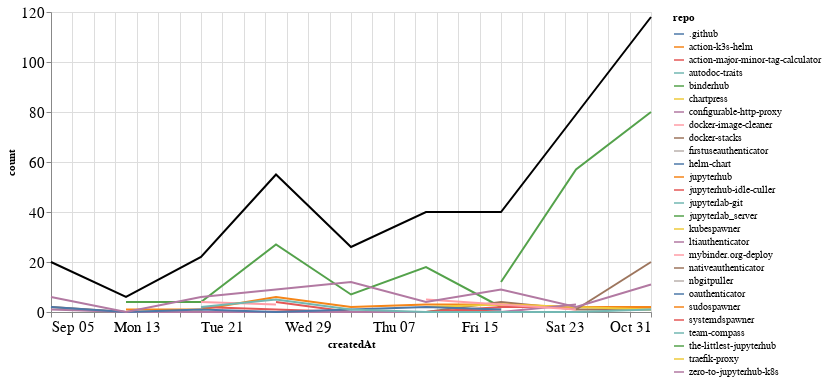

The code cell stored with this chart in its notebook:
### Markdown cell above
### Comments

### Code cell
comments_time = comments.groupby('repo').resample('W', on='createdAt').count()['author'].reset_index()
comments_time = comments_time.rename(columns={'author': 'count'})
comments_time_total = comments_time.groupby('createdAt').agg({"count": "sum"}).reset_index()
ch1 = alt.Chart(comments_time, width=600).mark_line().encode(
    x='createdAt',
    y='count',
    color='repo',
    tooltip="repo"
)

ch2 = alt.Chart(comments_time_total, width=600).mark_line(color="black").encode(
    x='createdAt',
    y='count',
)

ch1 + ch2

### Figure 1 — Vega-Lite specification as saved in the notebook (floating-point values rounded to 4 significant figures)
{"config": {"axisLeft": {"labelFontSize": 15}, "axisBottom": {"labelFontSize": 15}}, "layer": [{"data": {"name": "data-9502202456a95183d75f5f04c65475dc"}, "mark": "line", "encoding": {"color": {"type": "nominal", "field": "repo"}, "tooltip": {"type": "nominal", "field": "repo"}, "x": {"type": "temporal", "field": "createdAt"}, "y": {"type": "quantitative", "field": "count"}}, "width": 600}, {"data": {"name": "data-6dcb0655064977e7a403cc8320c0d18f"}, "mark": {"type": "line", "color": "black"}, "encoding": {"x": {"type": "temporal", "field": "createdAt"}, "y": {"type": "quantitative", "field": "count"}}, "width": 600}], "$schema": "https://vega.github.io/schema/vega-lite/v4.8.1.json", "datasets": {"data-9502202456a95183d75f5f04c65475dc": [{"repo": ".github", "createdAt": "2021-10-24T00:00:00", "count": 1}, {"repo": "action-k3s-helm", "createdAt": "2021-10-10T00:00:00", "count": 5}, {"repo": "action-major-minor-tag-calculator", "createdAt": "2021-09-26T00:00:00", "count": 4}, {"repo": "action-major-minor-tag-calculator", "createdAt": "2021-10-03T00:00:00", "count": 0}, {"repo": "action-major-minor-tag-calculator", "createdAt": "2021-10-10T00:00:00", "count": 0}, {"repo": "action-major-minor-tag-calculator", "createdAt": "2021-10-17T00:00:00", "count": 1}, {"repo": "autodoc-traits", "createdAt": "2021-10-24T00:00:00", "count": 1}, {"repo": "binderhub", "createdAt": "2021-09-12T00:00:00", "count": 4}, {"repo": "binderhub", "createdAt": "2021-09-19T00:00:00", "count": 4}, {"repo": "binderhub", "createdAt": "2021-09-26T00:00:00", "count": 27}, {"repo": "binderhub", "createdAt": "2021-10-03T00:00:00", "count": 7}, {"repo": "binderhub", "createdAt": "2021-10-10T00:00:00", "count": 18}, {"repo": "binderhub", "createdAt": "2021-10-17T00:00:00", "count": 2}, {"repo": "chartpress", "createdAt": "2021-09-05T00:00:00", "count": 2}, {"repo": "configurable-http-proxy", "createdAt": "2021-09-19T00:00:00", "count": 2}, {"repo": "docker-image-cleaner", "createdAt": "2021-09-19T00:00:00", "count": 4}, {"repo": "docker-image-cleaner", "createdAt": "2021-09-26T00:00:00", "count": 3}, {"repo": "docker-stacks", "createdAt": "2021-09-05T00:00:00", "count": 2}, {"repo": "docker-stacks", "createdAt": "2021-09-12T00:00:00", "count": 0}, {"repo": "docker-stacks", "createdAt": "2021-09-19T00:00:00", "count": 0}, {"repo": "docker-stacks", "createdAt": "2021-09-26T00:00:00", "count": 0}, {"repo": "docker-stacks", "createdAt": "2021-10-03T00:00:00", "count": 0}, {"repo": "docker-stacks", "createdAt": "2021-10-10T00:00:00", "count": 0}, {"repo": "docker-stacks", "createdAt": "2021-10-17T00:00:00", "count": 4}, {"repo": "docker-stacks", "createdAt": "2021-10-24T00:00:00", "count": 1}, {"repo": "docker-stacks", "createdAt": "2021-10-31T00:00:00", "count": 1}, {"repo": "firstuseauthenticator", "createdAt": "2021-10-31T00:00:00", "count": 2}, {"repo": "helm-chart", "createdAt": "2021-10-10T00:00:00", "count": 1}, {"repo": "jupyterhub", "createdAt": "2021-09-12T00:00:00", "count": 1}, {"repo": "jupyterhub", "createdAt": "2021-09-19T00:00:00", "count": 1}, {"repo": "jupyterhub", "createdAt": "2021-09-26T00:00:00", "count": 6}, {"repo": "jupyterhub", "createdAt": "2021-10-03T00:00:00", "count": 2}, {"repo": "jupyterhub", "createdAt": "2021-10-10T00:00:00", "count": 3}, {"repo": "jupyterhub", "createdAt": "2021-10-17T00:00:00", "count": 3}, {"repo": "jupyterhub", "createdAt": "2021-10-24T00:00:00", "count": 2}, {"repo": "jupyterhub", "createdAt": "2021-10-31T00:00:00", "count": 2}, {"repo": "jupyterhub-idle-culler", "createdAt": "2021-09-19T00:00:00", "count": 2}, {"repo": "jupyterhub-idle-culler", "createdAt": "2021-09-26T00:00:00", "count": 1}, {"repo": "jupyterhub-idle-culler", "createdAt": "2021-10-03T00:00:00", "count": 0}, {"repo": "jupyterhub-idle-culler", "createdAt": "2021-10-10T00:00:00", "count": 0}, {"repo": "jupyterhub-idle-culler", "createdAt": "2021-10-17T00:00:00", "count": 2}, {"repo": "jupyterhub-idle-culler", "createdAt": "2021-10-24T00:00:00", "count": 2}, {"repo": "jupyterlab-git", "createdAt": "2021-10-03T00:00:00", "count": 2}, {"repo": "jupyterlab_server", "createdAt": "2021-10-03T00:00:00", "count": 1}, {"repo": "kubespawner", "createdAt": "2021-10-10T00:00:00", "count": 2}, {"repo": "kubespawner", "createdAt": "2021-10-17T00:00:00", "count": 3}, {"repo": "kubespawner", "createdAt": "2021-10-24T00:00:00", "count": 2}, {"repo": "kubespawner", "createdAt": "2021-10-31T00:00:00", "count": 1}, {"repo": "ltiauthenticator", "createdAt": "2021-09-05T00:00:00", "count": 1}, {"repo": "ltiauthenticator", "createdAt": "2021-09-12T00:00:00", "count": 0}, {"repo": "ltiauthenticator", "createdAt": "2021-09-19T00:00:00", "count": 0}, {"repo": "ltiauthenticator", "createdAt": "2021-09-26T00:00:00", "count": 0}, {"repo": "ltiauthenticator", "createdAt": "2021-10-03T00:00:00", "count": 0}, {"repo": "ltiauthenticator", "createdAt": "2021-10-10T00:00:00", "count": 0}, {"repo": "ltiauthenticator", "createdAt": "2021-10-17T00:00:00", "count": 0}, {"repo": "ltiauthenticator", "createdAt": "2021-10-24T00:00:00", "count": 3}, {"repo": "mybinder.org-deploy", "createdAt": "2021-10-10T00:00:00", "count": 5}, {"repo": "mybinder.org-deploy", "createdAt": "2021-10-17T00:00:00", "count": 3}, {"repo": "mybinder.org-deploy", "createdAt": "2021-10-24T00:00:00", "count": 1}, {"repo": "nativeauthenticator", "createdAt": "2021-10-24T00:00:00", "count": 1}, {"repo": "nativeauthenticator", "createdAt": "2021-10-31T00:00:00", "count": 20}, {"repo": "nbgitpuller", "createdAt": "2021-09-05T00:00:00", "count": 7}, {"repo": "oauthenticator", "createdAt": "2021-09-05T00:00:00", "count": 2}, {"repo": "oauthenticator", "createdAt": "2021-09-12T00:00:00", "count": 0}, {"repo": "oauthenticator", "createdAt": "2021-09-19T00:00:00", "count": 1}, {"repo": "oauthenticator", "createdAt": "2021-09-26T00:00:00", "count": 0}, {"repo": "oauthenticator", "createdAt": "2021-10-03T00:00:00", "count": 1}, {"repo": "oauthenticator", "createdAt": "2021-10-10T00:00:00", "count": 2}, {"repo": "oauthenticator", "createdAt": "2021-10-17T00:00:00", "count": 1}, {"repo": "sudospawner", "createdAt": "2021-09-12T00:00:00", "count": 1}, {"repo": "systemdspawner", "createdAt": "2021-10-24T00:00:00", "count": 3}, {"repo": "team-compass", "createdAt": "2021-09-19T00:00:00", "count": 2}, {"repo": "team-compass", "createdAt": "2021-09-26T00:00:00", "count": 5}, {"repo": "team-compass", "createdAt": "2021-10-03T00:00:00", "count": 1}, {"repo": "team-compass", "createdAt": "2021-10-10T00:00:00", "count": 0}, {"repo": "team-compass", "createdAt": "2021-10-17T00:00:00", "count": 0}, {"repo": "team-compass", "createdAt": "2021-10-24T00:00:00", "count": 0}, {"repo": "team-compass", "createdAt": "2021-10-31T00:00:00", "count": 1}, {"repo": "the-littlest-jupyterhub", "createdAt": "2021-10-17T00:00:00", "count": 12}, {"repo": "the-littlest-jupyterhub", "createdAt": "2021-10-24T00:00:00", "count": 57}, {"repo": "the-littlest-jupyterhub", "createdAt": "2021-10-31T00:00:00", "count": 80}, {"repo": "traefik-proxy", "createdAt": "2021-10-24T00:00:00", "count": 3}, {"repo": "zero-to-jupyterhub-k8s", "createdAt": "2021-09-05T00:00:00", "count": 6}, {"repo": "zero-to-jupyterhub-k8s", "createdAt": "2021-09-12T00:00:00", "count": 0}, {"repo": "zero-to-jupyterhub-k8s", "createdAt": "2021-09-19T00:00:00", "count": 6}, {"repo": "zero-to-jupyterhub-k8s", "createdAt": "2021-09-26T00:00:00", "count": 9}, {"repo": "zero-to-jupyterhub-k8s", "createdAt": "2021-10-03T00:00:00", "count": 12}, {"repo": "zero-to-jupyterhub-k8s", "createdAt": "2021-10-10T00:00:00", "count": 4}, {"repo": "zero-to-jupyterhub-k8s", "createdAt": "2021-10-17T00:00:00", "count": 9}, {"repo": "zero-to-jupyterhub-k8s", "createdAt": "2021-10-24T00:00:00", "count": 2}, {"repo": "zero-to-jupyterhub-k8s", "createdAt": "2021-10-31T00:00:00", "count": 11}], "data-6dcb0655064977e7a403cc8320c0d18f": [{"createdAt": "2021-09-05T00:00:00", "count": 20}, {"createdAt": "2021-09-12T00:00:00", "count": 6}, {"createdAt": "2021-09-19T00:00:00", "count": 22}, {"createdAt": "2021-09-26T00:00:00", "count": 55}, {"createdAt": "2021-10-03T00:00:00", "count": 26}, {"createdAt": "2021-10-10T00:00:00", "count": 40}, {"createdAt": "2021-10-17T00:00:00", "count": 40}, {"createdAt": "2021-10-24T00:00:00", "count": 79}, {"createdAt": "2021-10-31T00:00:00", "count": 118}]}}
